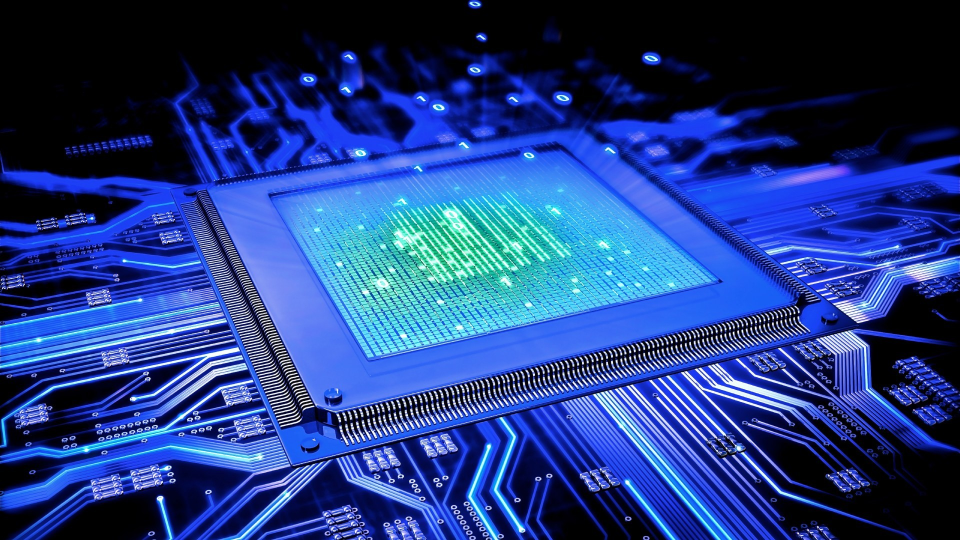
//> input picture 04 - Code/RPI Cerveau/Cameras L_R/TU_Camera/C/img/456498.jpg, 1920 x 1080 px, given in place of the camera (shown at 1/2 size)
$ ./test_color_detection   (built with g++ and OpenCV 4)
//> lines starting //> are read from the running program, lines starting //| are printed output that depends on the picture; after the words box and inside, x2 and y2 are one past the last pixel; in counts of white or black regions, pixels touching at a corner belong together
#include <iostream>
#include "opencv2/highgui.hpp"
#include "opencv2/imgproc.hpp"
#include "opencv2/opencv.hpp"

using namespace cv; // namespace opencv
using namespace std;

#define WIDTH_VIDEO_SIZE 900
#define HEIGHT_VIDEO_SIZE 650

int array_lower_red[3] = {117,150,60};
int array_upper_red[3] = {179,255,255};

// [5 lines of commented-out code are left out]

int main(int argc, char **argv)
{
    VideoCapture cap(0); // ouverture du flux camera webcam

    if (!cap.isOpened()) // si pas ouverture renvoi erreur
    {
        cout << "Ouverture du flux impossible" << endl;
        return -1;
    }

    while (true)
    {
        Mat main_img;
        Mat resize_img;
        Mat cpy_img_input;

        Mat hsv_img;

        Mat red_mask_img;

        bool img_is_read;
        img_is_read = cap.read(main_img); // lire une nouvelle image de la video
//> main_img is the input picture: 1080 rows x 1920 cols, CV_8UC3; mean B, G, R 131.1, 61.8, 34.9

        // casser la boucle while en cas de deconnection d'une image
        if (img_is_read == false)
        {
            cout << "Camera video déconnecté" << endl;
            cin.get(); // Attente d'un appui de touche
            break;
        }

        // Redimentionnement de l'image principal
        resize(main_img, resize_img, Size(WIDTH_VIDEO_SIZE, HEIGHT_VIDEO_SIZE));
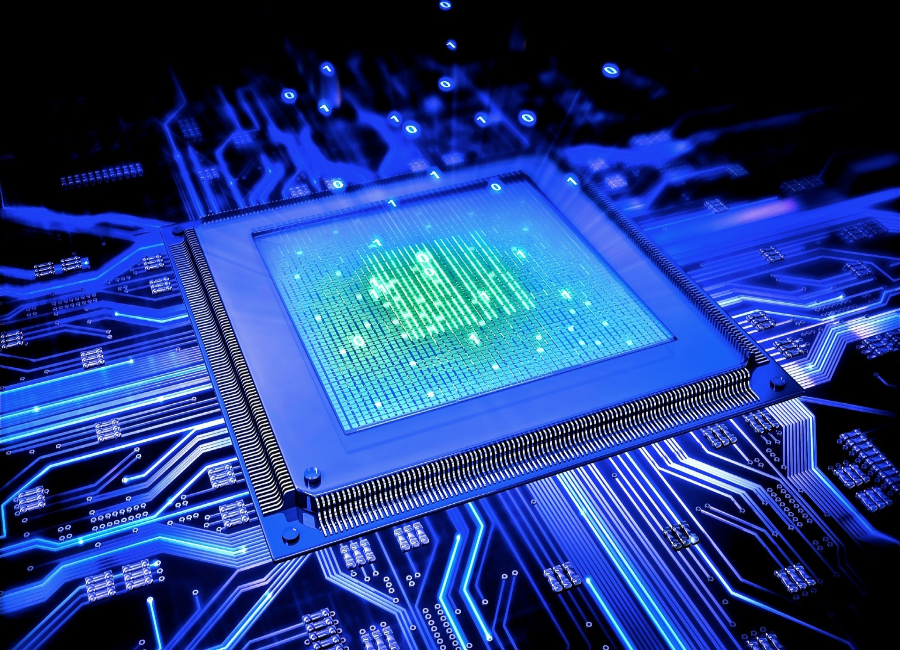
//> resize_img: 650 rows x 900 cols, CV_8UC3; mean B, G, R 131.1, 61.7, 34.9

        // Création d'une copy pour desiner les contours.
        cpy_img_input = resize_img.clone();

        // Convertion de l'image RGB en HSV (Hue,Saturation,Value)
        cvtColor(resize_img, hsv_img, COLOR_RGB2HSV);
//> hsv_img: 650 rows x 900 cols, CV_8UC3; mean H, S, V 13.2, 165.3, 131.6

        //Création du masque de couleur rouge pour l'image HSV
        inRange(hsv_img,Scalar(array_lower_red[0],array_lower_red[1],array_lower_red[2]),Scalar(array_upper_red[0],array_upper_red[1],array_upper_red[2]),red_mask_img);
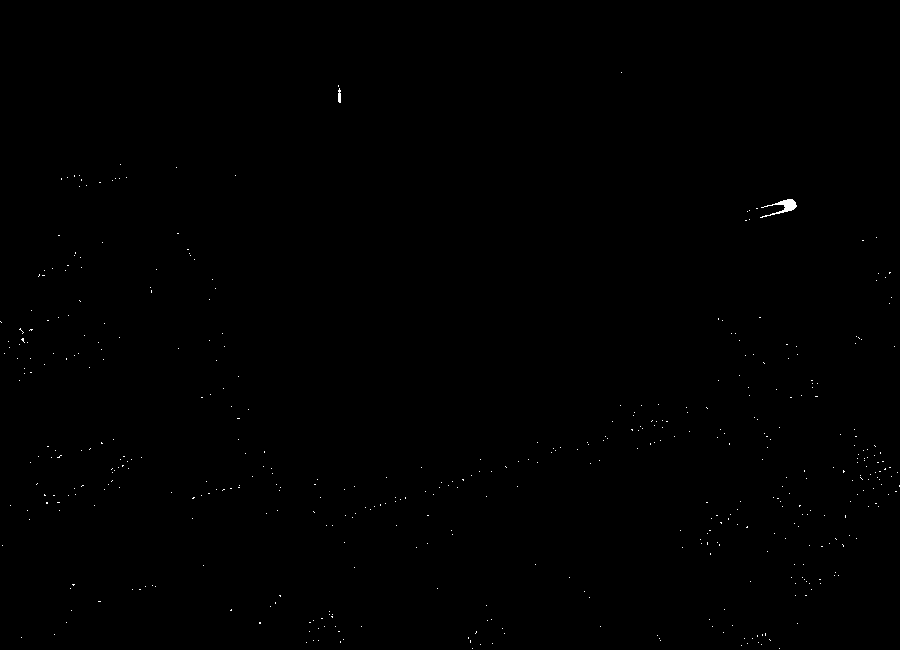
//> red_mask_img: 650 rows x 900 cols, CV_8UC1; 0.15% white in thin lines or dots, all inside (x1, y1, x2, y2) = (0, 72, 900, 649)


        //Nettoyage de l'image
        //morphological opening (remove small objects from the foreground)
        erode(red_mask_img, red_mask_img, getStructuringElement(MORPH_ELLIPSE, Size(5, 5)) );
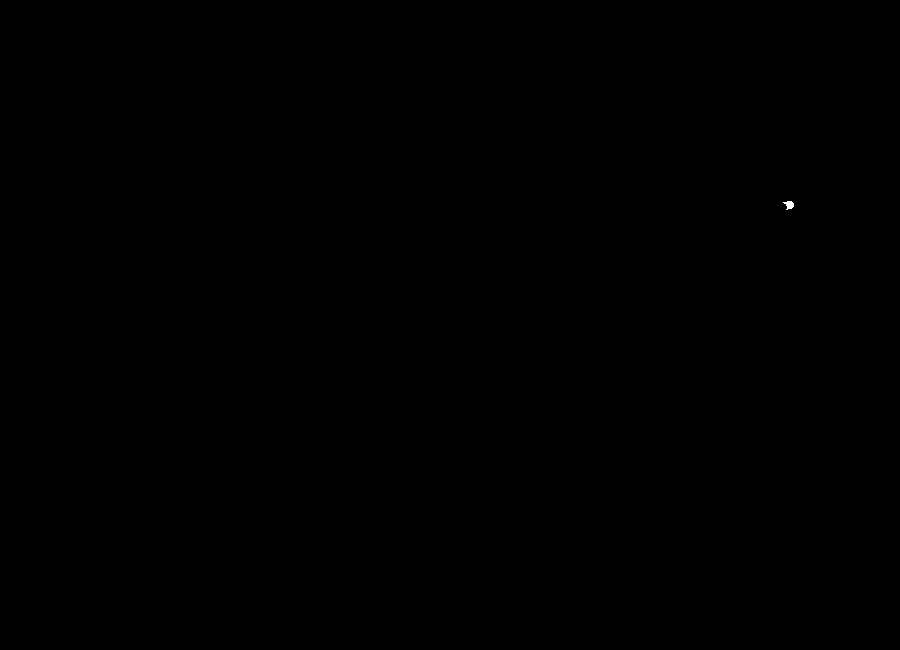
//> red_mask_img: 650 rows x 900 cols, CV_8UC1; 0.01% white; 1 white region, box (x1, y1, x2, y2) and area: (783, 201, 794, 210) 61
        dilate( red_mask_img, red_mask_img, getStructuringElement(MORPH_ELLIPSE, Size(5, 5)) );
//> red_mask_img: 650 rows x 900 cols, CV_8UC1; 0.02% white; 1 white region, box (x1, y1, x2, y2) and area: (781, 199, 796, 212) 140

        //morphological closing (fill small holes in the foreground)
        dilate( red_mask_img, red_mask_img, getStructuringElement(MORPH_ELLIPSE, Size(5, 5)) );
//> red_mask_img: 650 rows x 900 cols, CV_8UC1; 0.04% white; 1 white region, box (x1, y1, x2, y2) and area: (779, 197, 798, 214) 242
        erode(red_mask_img, red_mask_img, getStructuringElement(MORPH_ELLIPSE, Size(5, 5)) );
//> red_mask_img: 650 rows x 900 cols, CV_8UC1; 0.02% white; 1 white region, box (x1, y1, x2, y2) and area: (781, 199, 796, 212) 141

        //Création du contour pour mask rouge
        findContours(red_mask_img,/*return contour*/,RETR_TREE,CHAIN_APPROX_SIMPLE)


        imshow("Main_Frame",resize_img); // Affichage du flux au choix
//> (this line was passed over: a library is not available in this run)
        imshow("HSV",hsv_img);
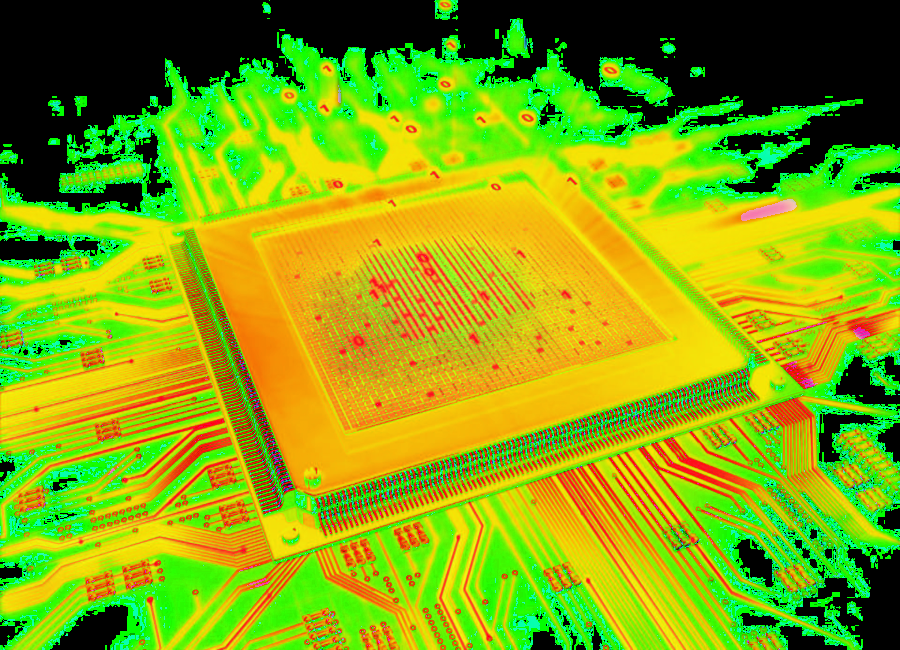
//> window 'HSV': 650 rows x 900 cols, CV_8UC3; mean B, G, R 13.2, 165.3, 131.6
        imshow("Red_Detection",red_mask_img);
        if (waitKey(10) == 27)
//> the Esc key is pressed
        {
            cout << "Esc key is pressed by user. Stoppig the video" << endl;
            break;
        }
    }

    cap.release();
    destroyAllWindows();
    return 0;
}
